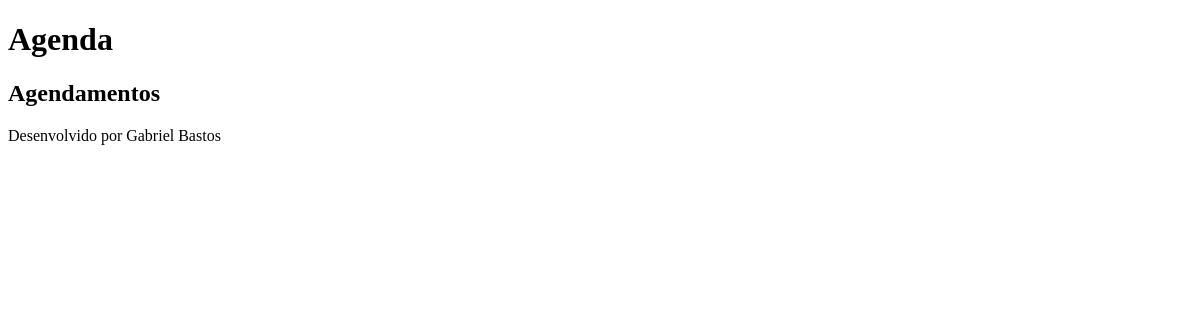
Before: /agenda/ with the older database file.
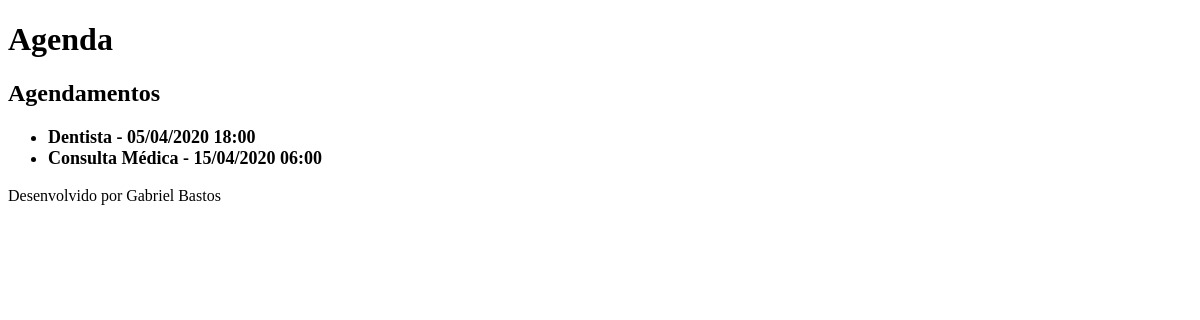
After: the same page with the newer database file.
### core/models.py (models this page shows, shortened)
class Evento(models.Model):
    titulo = models.CharField(max_length=100)
    descricao = models.TextField(blank=True, null=True)
    data_evento = models.DateTimeField(verbose_name='Data do Evento')
    data_criacao = models.DateTimeField(auto_now=True)
    usuario = models.ForeignKey(User, on_delete=models.CASCADE)
    class Meta:
        db_table = 'evento'
    def get_data_evento(self):
        return self.data_evento.strftime('%d/%m/%Y %H:%M')

### core/views.py (the view)
# urls.py: path('agenda/', views.lista_eventos),
def lista_eventos(request):
    evento = Evento.objects.all()
    dados = {'eventos':evento}
    return render(request, 'agenda.html', dados)

### templates/agenda.html
{% extends "model-page.html" %}
{% block content %}
    <h2>Agendamentos</h2>
    <ul style="font-size: 18px">
        {% for evento in eventos %}
            <li><b>{{ evento.titulo }} - {{ evento.get_data_evento }}</b></li>
        {% endfor %}
    </ul>
{% endblock %}

### templates/model-page.html
<!DOCTYPE html>
<html lang="en">
<head>
    {% include "model-header.html" %}
</head>
<body>
    {% block content %} {% endblock %}
    {% include "model-footer.html" %}
</body>
</html>

### templates/model-header.html (shortened to what this page needs)
<h1>Agenda</h1>

### templates/model-footer.html
<p>Desenvolvido por Gabriel Bastos</p>

Changed rows visible on the page:
added Evento: titulo "Dentista", get_data_evento "05/04/2020 18:00"
added Evento: titulo "Consulta Médica", get_data_evento "15/04/2020 06:00"
